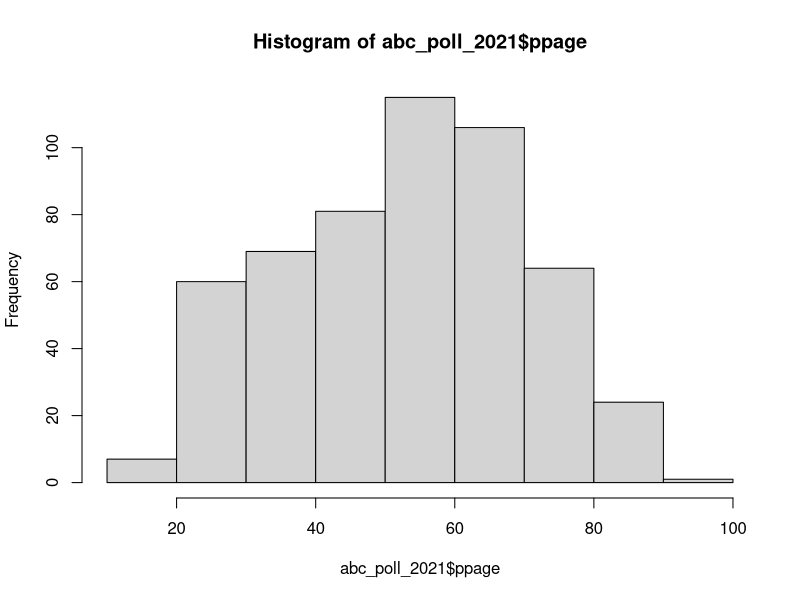
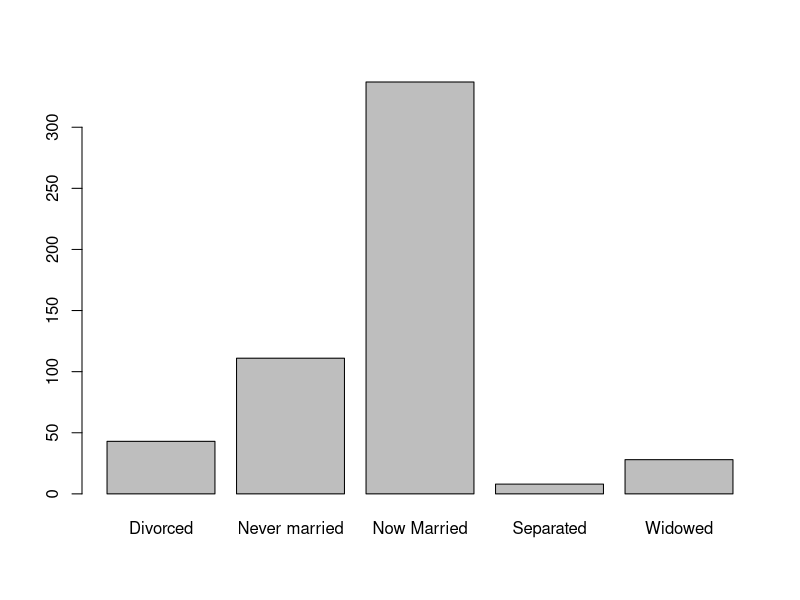
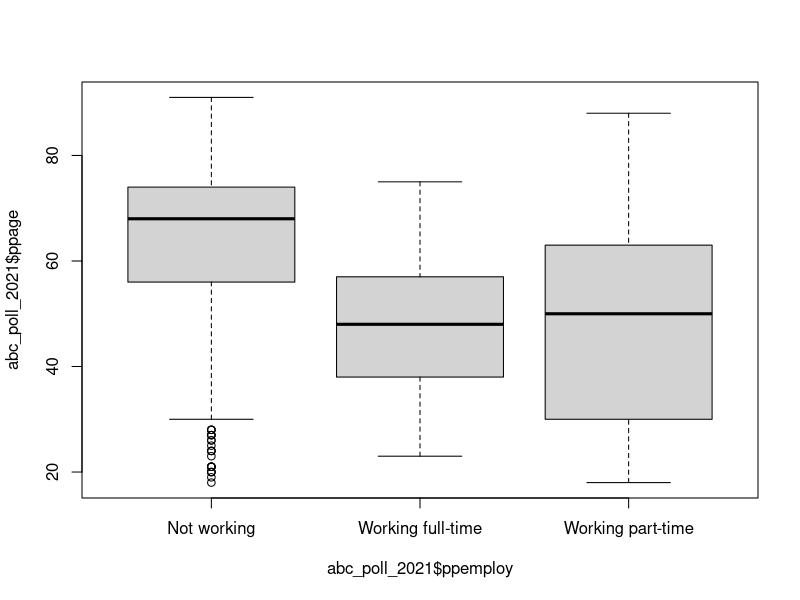
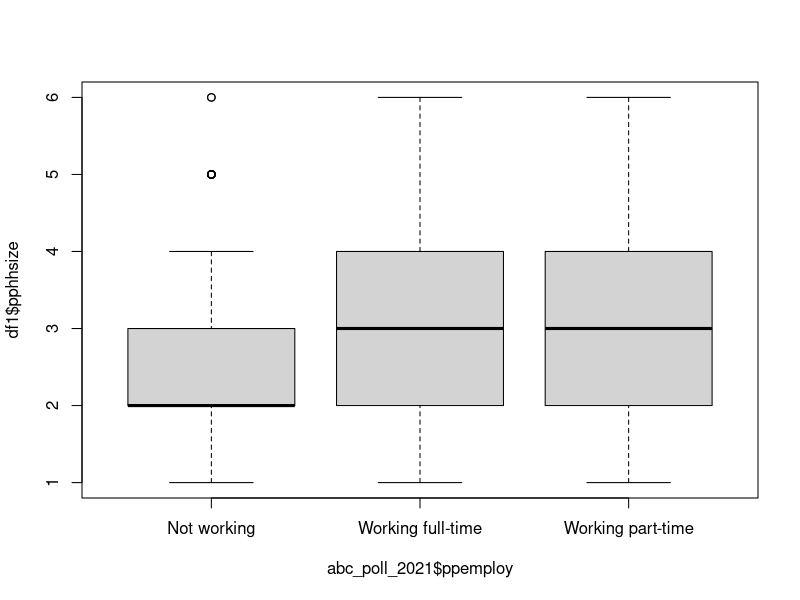
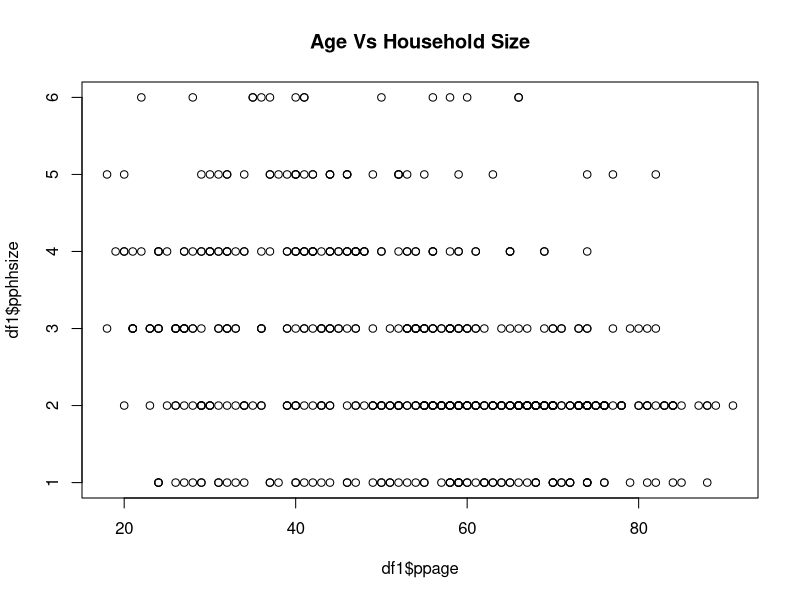
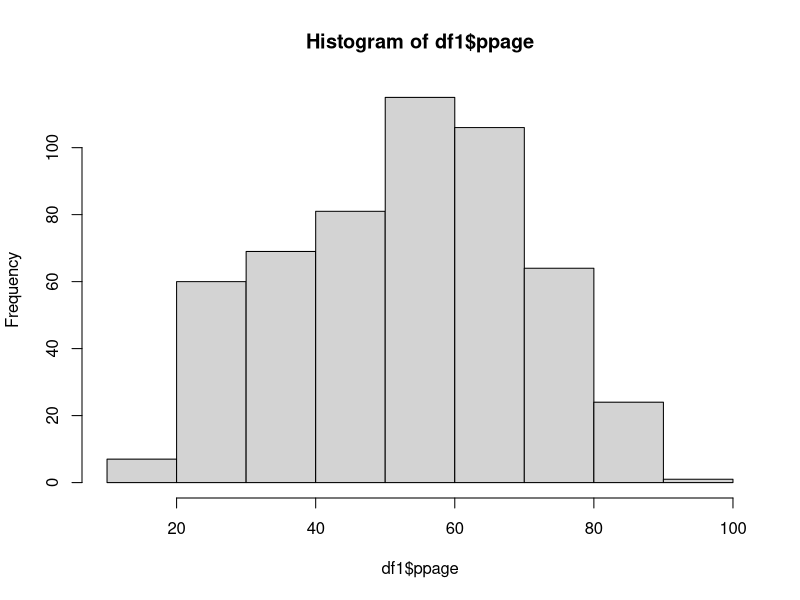

Reproduce these figures in R, in order.
## ---- chunk 1
#| label: setup
#| warning: false
#| message: false

library(tidyverse)

knitr::opts_chunk$set(echo = TRUE, warning=FALSE, message=FALSE)
## ---- chunk 2
library(readr)
abc_poll_2021<-read.csv(file = "_data/abc_poll_2021.csv",
                header=TRUE,
                sep = ","
                )
head(abc_poll_2021)
view(abc_poll_2021)
ncol(abc_poll_2021)
nrow(abc_poll_2021)
## ---- chunk 3
as_tibble(abc_poll_2021)

## ---- chunk 4
df<-as.data.frame.matrix(abc_poll_2021)
df$pphhsize[df$pphhsize == '6 or more'] <- '6'
df
df1 <- transform(df,
                 pphhsize =as.numeric(pphhsize))
df1
## ---- chunk 5
hist(abc_poll_2021$ppage, breaks=10)
barplot(table(abc_poll_2021$ppmarit5))
boxplot(abc_poll_2021$ppage~abc_poll_2021$ppemploy)
boxplot(df1$pphhsize~abc_poll_2021$ppemploy)
plot(df1$ppage,df1$pphhsize, 
     main='Age Vs Household Size')
## ---- chunk 6
mean(df1$pphhsize)
table(df1$pphhsize)
prop.table(table(df1$pphhsize))
table(df1$ppeducat,df1$ppgender)
prop.table(table(df1$ppeducat,df1$ppgender))
chisq.test(table(df1$ppeducat,df1$ppgender))
table(df1$QPID,df1$ppgender)
prop.table(table(df1$QPID,df1$ppgender))
chisq.test(table(df1$QPID,df1$ppgender))
politicalvgender <- table(df1$QPID,df1$ppgender)
chisq.test(politicalvgender)$expected
chisq.test(table(df1$Q5,df1$ppeducat))
prop.table(table(df1$QPID,df1$Q5))
chisq.test(table(df1$QPID,df1$Q5))

## ---- chunk 7
df2 <- df1 %>% 
  filter(! is.na(ppgender)) %>%
  filter(! is.na(QPID))
#sanity check
table(df2$QPID,df2$ppgender)

## ---- chunk 8
df_removeskip<-df1%>%
  mutate(partyid = str_remove(QPID, "A[n]* "),
         partyid = na_if(partyid, "Skipped"))%>%
  select(-QPID)%>%
  mutate(Q5 = na_if(Q5,"Skipped"))

#sanity check
table(df_removeskip$Q5)
## ---- chunk 9
#Analysis
table(df_removeskip$partyid,df1$ppgender)
prop.table(table(df_removeskip$partyid,df1$ppgender))
chisq.test(table(df_removeskip$partyid,df1$ppgender))
politicalvgender <- table(df_removeskip$partyid,df1$ppgender)
chisq.test(politicalvgender)$expected
chisq.test(table(df_removeskip$Q5,df1$ppeducat))
prop.table(table(df_removeskip$partyid,df_removeskip$Q5))
chisq.test(table(df_removeskip$partyid,df_removeskip$Q5))

## ---- chunk 10
normdistage <- function(x) {
  (x-mean(x))/sd(x, na.rm = T)
}
normdistage(df1$ppage)
hist(df1$ppage, breaks = 10)
df1%>%mutate((ppage-mean(ppage))/sd(ppage), .after = ppage)

